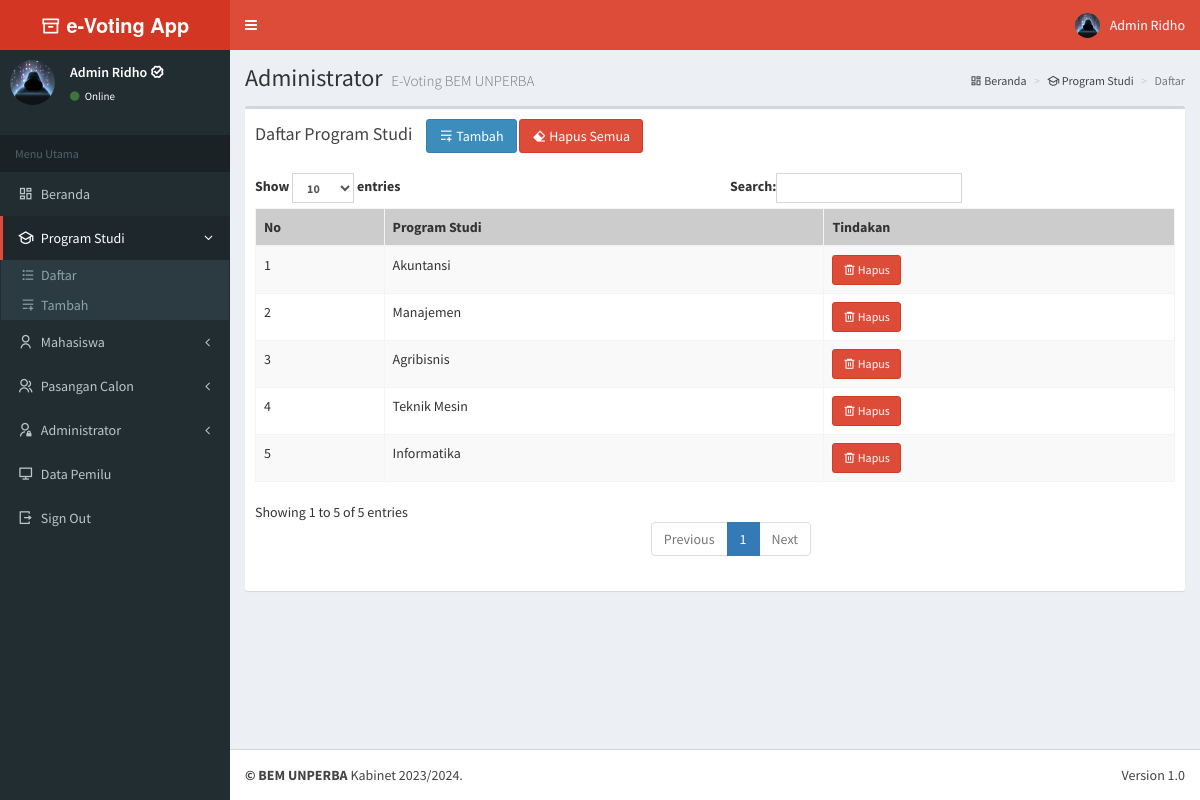
Screenshot of /admin/index.php?m=prodi (signed in) with the database file from the repository.
### tables this page shows
CREATE TABLE `tb_prodi` (
  `id_prodi` int(2) NOT NULL,
  `prodi` varchar(50) NOT NULL
);

### admin/modul/prodi/tampil.php (the view)
<?php include "atas.php"; ?>
  <div class="content-wrapper">
    <section class="content-header">
      <h1>
        Administrator
        <small>E-Voting BEM UNPERBA</small>
      </h1>
      <ol class="breadcrumb">
        <li><a href="?m=awal"><i class="ri-dashboard-line"></i> Beranda</a></li>
        <li><a href="?m=prodi"><i class="ri-graduation-cap-line"></i> Program Studi</a></li>
        <li class="active">Daftar</li>
      </ol>
    </section>
	<section class="content">
      <div class="row">
        <div class="col-xs-12">
          <div class="box">
            <div class="box-header">
              <h3 class="box-title">Daftar Program Studi</h3>&nbsp;&nbsp;&nbsp;&nbsp;
			        <a href="?m=prodi&s=tambah" class="btn btn-primary"><i class="ri-menu-add-line"></i>&nbsp;Tambah</a>
              <a href="index.php?m=prodi&s=reset" name="reset_btn" class="btn btn-danger" onclick="return confirm('Seluruh data Program Studi akan dihapus dan proses tidak dapat dibatalkan, tekan OK untuk melanjutkan.')"><i class="ri-eraser-fill"></i>&nbsp;Hapus Semua</a>
            </div>
            <div class="box-body">
              <?php
              include "../sambungan.php";
              $sql="SELECT * FROM tb_prodi ORDER BY id_prodi";
              $query=mysqli_query($koneksi,$sql);
              if(mysqli_num_rows($query)==0){
                echo '<table class="table table-bordered table-hover table-striped">
                  <thead>
                  <tr bgcolor="#ccc">
                    <th>No</th>
                    <th>Program Studi</th>
                    <th>Tindakan</th>
                  </tr>
                  </thead>
                  <tbody>';
                echo "<td colspan='3'>Data Masih Kosong</td>";
              }else{
                echo '<table id="pilkasis1" class="table table-bordered table-hover table-striped">
                  <thead>
                  <tr bgcolor="#ccc">
                    <th>No</th>
                    <th>Program Studi</th>
                    <th>Tindakan</th>
                  </tr>
                  </thead>
                  <tbody>';
                $no=1;
                while($r=mysqli_fetch_assoc($query)){
                  echo "<tr>";
                  echo "<td>$no</td>";
                  echo "<td>".$r['prodi']."</a></td>";
                  echo '<td><a class="btn btn-sm btn-danger" href="index.php?m=prodi&s=hapus&id='.$r['id_prodi'].'" onclick="return confirm(\'Data ini akan dihapus, tekan OK untuk melanjutkan.\')"><i class="ri-delete-bin-6-line"></i> Hapus</a></td>';
                  echo "</tr>";
                  $no++;
                }
              }
              ?>
              </table>
            </div>
          </div>
        </div>
      </div>
    </section>
<?php include "bawah.php"; ?>

### rows the page displays
tb_prodi: prodi "Akuntansi"
tb_prodi: prodi "Manajemen"
tb_prodi: prodi "Agribisnis"
tb_prodi: prodi "Teknik Mesin"
tb_prodi: prodi "Informatika"

### other values shown
$_SESSION['nama'] "Admin Ridho"
